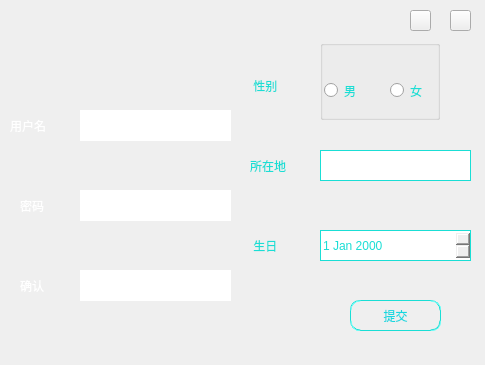
<?xml version="1.0" encoding="UTF-8"?>
<ui version="4.0">
 <class>Register</class>
 <widget class="QWidget" name="Register">
  <property name="geometry">
   <rect>
    <x>0</x>
    <y>0</y>
    <width>485</width>
    <height>365</height>
   </rect>
  </property>
  <property name="windowTitle">
   <string>Form</string>
  </property>
  <property name="windowIcon">
   <iconset resource="Photo.qrc">
    <normaloff>:/new/prefix1/photo/icon.png</normaloff>:/new/prefix1/photo/icon.png</iconset>
  </property>
  <property name="styleSheet">
   <string notr="true"/>
  </property>
  <widget class="QDateEdit" name="dateEdit_birthday">
   <property name="geometry">
    <rect>
     <x>320</x>
     <y>230</y>
     <width>151</width>
     <height>31</height>
    </rect>
   </property>
   <property name="styleSheet">
    <string notr="true">border:1px groove gray;
background-image: url(:/new/prefix1/photo/white.png);
color: rgb(26, 222, 213);
border-color: rgb(26, 222, 213);</string>
   </property>
  </widget>
  <widget class="QLabel" name="label_2">
   <property name="geometry">
    <rect>
     <x>20</x>
     <y>190</y>
     <width>41</width>
     <height>31</height>
    </rect>
   </property>
   <property name="styleSheet">
    <string notr="true">background-image: url(:/new/prefix1/photo/color_login.png);
color: rgb(255, 255, 255);
font: 12pt &quot;幼圆&quot;;</string>
   </property>
   <property name="text">
    <string>密码</string>
   </property>
  </widget>
  <widget class="QLabel" name="label">
   <property name="geometry">
    <rect>
     <x>10</x>
     <y>110</y>
     <width>61</width>
     <height>31</height>
    </rect>
   </property>
   <property name="styleSheet">
    <string notr="true">background-image: url(:/new/prefix1/photo/color_login.png);
color: rgb(255, 255, 255);
font: 12pt &quot;幼圆&quot;;</string>
   </property>
   <property name="text">
    <string>用户名</string>
   </property>
  </widget>
  <widget class="QLabel" name="label_5">
   <property name="geometry">
    <rect>
     <x>250</x>
     <y>150</y>
     <width>61</width>
     <height>31</height>
    </rect>
   </property>
   <property name="styleSheet">
    <string notr="true">background-image: url(:/new/prefix1/photo/white.png);
font: 12pt &quot;幼圆&quot;;
color: rgb(26, 222, 213);</string>
   </property>
   <property name="text">
    <string>所在地</string>
   </property>
  </widget>
  <widget class="QLabel" name="label_4">
   <property name="geometry">
    <rect>
     <x>250</x>
     <y>230</y>
     <width>51</width>
     <height>31</height>
    </rect>
   </property>
   <property name="styleSheet">
    <string notr="true">background-image: url(:/new/prefix1/photo/white.png);
font: 12pt &quot;幼圆&quot;;
color: rgb(26, 222, 213);</string>
   </property>
   <property name="text">
    <string> 生日</string>
   </property>
  </widget>
  <widget class="QLineEdit" name="lineEdit_repWord">
   <property name="geometry">
    <rect>
     <x>80</x>
     <y>270</y>
     <width>151</width>
     <height>31</height>
    </rect>
   </property>
   <property name="styleSheet">
    <string notr="true">border:1px groove gray;
border-color: rgb(255, 255, 255);
color: rgb(255, 255, 255);
background-image: url(:/new/prefix1/photo/color_login.png);
font: 10pt &quot;幼圆&quot;;</string>
   </property>
   <property name="echoMode">
    <enum>QLineEdit::Password</enum>
   </property>
  </widget>
  <widget class="QPushButton" name="pushButton">
   <property name="geometry">
    <rect>
     <x>350</x>
     <y>300</y>
     <width>91</width>
     <height>31</height>
    </rect>
   </property>
   <property name="styleSheet">
    <string notr="true">background-image: url(:/new/prefix1/photo/white.png);
color: rgb(21, 216, 224);
border:0.5px groove gray;border-radius:10px;padding:2px 4px;
font: 10pt &quot;幼圆&quot;;
border-color: rgb(26, 222, 213);</string>
   </property>
   <property name="text">
    <string>提交</string>
   </property>
  </widget>
  <widget class="QLabel" name="label_3">
   <property name="geometry">
    <rect>
     <x>20</x>
     <y>270</y>
     <width>41</width>
     <height>31</height>
    </rect>
   </property>
   <property name="styleSheet">
    <string notr="true">background-image: url(:/new/prefix1/photo/color_login.png);
color: rgb(255, 255, 255);
font: 12pt &quot;幼圆&quot;;</string>
   </property>
   <property name="text">
    <string>确认</string>
   </property>
  </widget>
  <widget class="QLineEdit" name="lineEdit_location">
   <property name="geometry">
    <rect>
     <x>320</x>
     <y>150</y>
     <width>151</width>
     <height>31</height>
    </rect>
   </property>
   <property name="styleSheet">
    <string notr="true">border:1px groove gray;
background-image: url(:/new/prefix1/photo/white.png);
color: rgb(26, 222, 213);
border-color: rgb(26, 222, 213);</string>
   </property>
  </widget>
  <widget class="QLabel" name="label_6">
   <property name="geometry">
    <rect>
     <x>250</x>
     <y>70</y>
     <width>61</width>
     <height>31</height>
    </rect>
   </property>
   <property name="styleSheet">
    <string notr="true">background-image: url(:/new/prefix1/photo/white.png);
font: 12pt &quot;幼圆&quot;;
color: rgb(26, 222, 213);</string>
   </property>
   <property name="text">
    <string> 性别</string>
   </property>
  </widget>
  <widget class="QLineEdit" name="lineEdit_name">
   <property name="geometry">
    <rect>
     <x>80</x>
     <y>110</y>
     <width>151</width>
     <height>31</height>
    </rect>
   </property>
   <property name="styleSheet">
    <string notr="true">border:1px groove gray;
border-color: rgb(255, 255, 255);
color: rgb(255, 255, 255);
background-image: url(:/new/prefix1/photo/color_login.png);
font: 10pt &quot;幼圆&quot;;</string>
   </property>
  </widget>
  <widget class="QLineEdit" name="lineEdit_pWord">
   <property name="geometry">
    <rect>
     <x>80</x>
     <y>190</y>
     <width>151</width>
     <height>31</height>
    </rect>
   </property>
   <property name="styleSheet">
    <string notr="true">border:1px groove gray;
border-color: rgb(255, 255, 255);
color: rgb(255, 255, 255);
background-image: url(:/new/prefix1/photo/color_login.png);
font: 10pt &quot;幼圆&quot;;</string>
   </property>
   <property name="echoMode">
    <enum>QLineEdit::Password</enum>
   </property>
  </widget>
  <widget class="QLabel" name="label_7">
   <property name="geometry">
    <rect>
     <x>0</x>
     <y>0</y>
     <width>485</width>
     <height>365</height>
    </rect>
   </property>
   <property name="styleSheet">
    <string notr="true">background-image: url(:/new/prefix1/photo/registerbg.png);</string>
   </property>
   <property name="text">
    <string/>
   </property>
  </widget>
  <widget class="QPushButton" name="pushButton_2">
   <property name="geometry">
    <rect>
     <x>410</x>
     <y>10</y>
     <width>21</width>
     <height>21</height>
    </rect>
   </property>
   <property name="styleSheet">
    <string notr="true">border-image: url(:/new/prefix1/photo/min_close.png);</string>
   </property>
   <property name="text">
    <string/>
   </property>
  </widget>
  <widget class="QPushButton" name="pushButton_3">
   <property name="geometry">
    <rect>
     <x>450</x>
     <y>10</y>
     <width>21</width>
     <height>21</height>
    </rect>
   </property>
   <property name="styleSheet">
    <string notr="true">border-image: url(:/new/prefix1/photo/close_blue.png);</string>
   </property>
   <property name="text">
    <string/>
   </property>
  </widget>
  <widget class="QGroupBox" name="groupBox">
   <property name="geometry">
    <rect>
     <x>320</x>
     <y>40</y>
     <width>120</width>
     <height>80</height>
    </rect>
   </property>
   <property name="styleSheet">
    <string notr="true">background-image: url(:/new/prefix1/photo/white.png);
color: rgb(26, 222, 213);</string>
   </property>
   <property name="title">
    <string/>
   </property>
   <widget class="QRadioButton" name="radioButton_female">
    <property name="geometry">
     <rect>
      <x>70</x>
      <y>40</y>
      <width>51</width>
      <height>21</height>
     </rect>
    </property>
    <property name="text">
     <string>女</string>
    </property>
   </widget>
   <widget class="QRadioButton" name="radioButtonmale">
    <property name="geometry">
     <rect>
      <x>4</x>
      <y>40</y>
      <width>51</width>
      <height>21</height>
     </rect>
    </property>
    <property name="text">
     <string>男</string>
    </property>
   </widget>
  </widget>
  <zorder>label_7</zorder>
  <zorder>dateEdit_birthday</zorder>
  <zorder>label_2</zorder>
  <zorder>label</zorder>
  <zorder>label_5</zorder>
  <zorder>label_4</zorder>
  <zorder>lineEdit_repWord</zorder>
  <zorder>pushButton</zorder>
  <zorder>label_3</zorder>
  <zorder>lineEdit_location</zorder>
  <zorder>label_6</zorder>
  <zorder>lineEdit_name</zorder>
  <zorder>lineEdit_pWord</zorder>
  <zorder>pushButton_2</zorder>
  <zorder>pushButton_3</zorder>
  <zorder>groupBox</zorder>
 </widget>
 <tabstops>
  <tabstop>lineEdit_name</tabstop>
  <tabstop>lineEdit_pWord</tabstop>
  <tabstop>lineEdit_repWord</tabstop>
  <tabstop>lineEdit_location</tabstop>
  <tabstop>dateEdit_birthday</tabstop>
  <tabstop>pushButton</tabstop>
  <tabstop>pushButton_2</tabstop>
  <tabstop>pushButton_3</tabstop>
  <tabstop>radioButtonmale_2</tabstop>
  <tabstop>radioButton_female_2</tabstop>
 </tabstops>
 <resources>
  <include location="Photo.qrc"/>
 </resources>
 <connections>
  <connection>
   <sender>pushButton_2</sender>
   <signal>clicked()</signal>
   <receiver>Register</receiver>
   <slot>showMinimized()</slot>
   <hints>
    <hint type="sourcelabel">
     <x>419</x>
     <y>16</y>
    </hint>
    <hint type="destinationlabel">
     <x>368</x>
     <y>7</y>
    </hint>
   </hints>
  </connection>
  <connection>
   <sender>pushButton_3</sender>
   <signal>clicked()</signal>
   <receiver>Register</receiver>
   <slot>close()</slot>
   <hints>
    <hint type="sourcelabel">
     <x>456</x>
     <y>20</y>
    </hint>
    <hint type="destinationlabel">
     <x>437</x>
     <y>13</y>
    </hint>
   </hints>
  </connection>
 </connections>
</ui>
